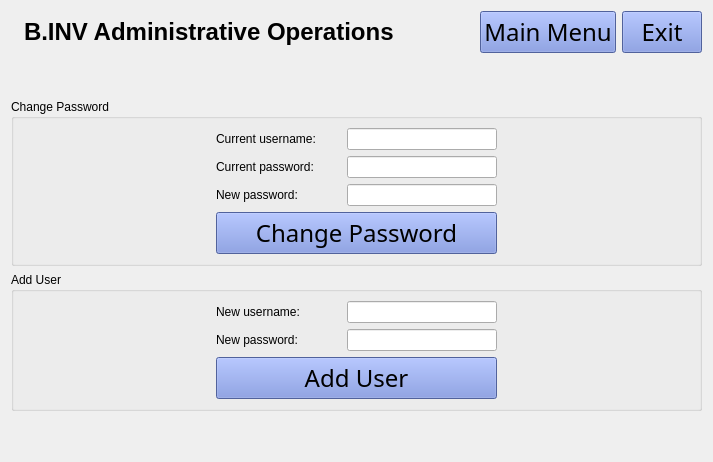
      <widget class="QWidget" name="adminPage">
       <layout class="QHBoxLayout" name="horizontalLayout_18">
        <item>
         <layout class="QVBoxLayout" name="verticalLayout_9">
          <item>
           <layout class="QHBoxLayout" name="horizontalLayout_17">
            <item>
             <layout class="QHBoxLayout" name="horizontalLayout_16">
              <item>
               <widget class="QLabel" name="label_12">
                <property name="text">
                 <string/>
                </property>
                <property name="pixmap">
                 <pixmap resource="resources.qrc">:/Images/small_logo.png</pixmap>
                </property>
                <property name="alignment">
                 <set>Qt::AlignCenter</set>
                </property>
               </widget>
              </item>
              <item>
               <widget class="QLabel" name="label_13">
                <property name="font">
                 <font>
                  <family>Arial</family>
                  <pointsize>18</pointsize>
                  <bold>true</bold>
                 </font>
                </property>
                <property name="text">
                 <string>B.INV Administrative Operations</string>
                </property>
               </widget>
              </item>
              <item>
               <spacer name="horizontalSpacer_8">
                <property name="orientation">
                 <enum>Qt::Horizontal</enum>
                </property>
                <property name="sizeHint" stdset="0">
                 <size>
                  <width>40</width>
                  <height>20</height>
                 </size>
                </property>
               </spacer>
              </item>
             </layout>
            </item>
            <item>
             <spacer name="horizontalSpacer_16">
              <property name="orientation">
               <enum>Qt::Horizontal</enum>
              </property>
              <property name="sizeHint" stdset="0">
               <size>
                <width>40</width>
                <height>20</height>
               </size>
              </property>
             </spacer>
            </item>
            <item>
             <widget class="QPushButton" name="goToMenuAdminBtn">
              <property name="minimumSize">
               <size>
                <width>0</width>
                <height>40</height>
               </size>
              </property>
              <property name="font">
               <font>
                <family>Apple Symbols</family>
                <pointsize>18</pointsize>
               </font>
              </property>
              <property name="styleSheet">
               <string notr="true">QPushButton {
background-color: #7289da
}</string>
              </property>
              <property name="text">
               <string>Main Menu</string>
              </property>
             </widget>
            </item>
            <item>
             <widget class="QPushButton" name="exitBtnAdminOps">
              <property name="minimumSize">
               <size>
                <width>0</width>
                <height>40</height>
               </size>
              </property>
              <property name="font">
               <font>
                <family>Apple Symbols</family>
                <pointsize>18</pointsize>
               </font>
              </property>
              <property name="styleSheet">
               <string notr="true">QPushButton {
background-color: #7289da
}</string>
              </property>
              <property name="text">
               <string>Exit</string>
              </property>
             </widget>
            </item>
           </layout>
          </item>
          <item>
           <spacer name="verticalSpacer_12">
            <property name="orientation">
             <enum>Qt::Vertical</enum>
            </property>
            <property name="sizeHint" stdset="0">
             <size>
              <width>20</width>
              <height>40</height>
             </size>
            </property>
           </spacer>
          </item>
          <item>
           <layout class="QVBoxLayout" name="verticalLayout_8">
            <item>
             <widget class="QGroupBox" name="groupBox_3">
              <property name="title">
               <string>Change Password</string>
              </property>
              <layout class="QHBoxLayout" name="horizontalLayout_15">
               <item>
                <spacer name="horizontalSpacer_12">
                 <property name="orientation">
                  <enum>Qt::Horizontal</enum>
                 </property>
                 <property name="sizeHint" stdset="0">
                  <size>
                   <width>40</width>
                   <height>20</height>
                  </size>
                 </property>
                </spacer>
               </item>
               <item>
                <layout class="QVBoxLayout" name="verticalLayout_7">
                 <item>
                  <layout class="QHBoxLayout" name="horizontalLayout_11">
                   <item>
                    <widget class="QLabel" name="currUsernameLabel">
                     <property name="minimumSize">
                      <size>
                       <width>125</width>
                       <height>0</height>
                      </size>
                     </property>
                     <property name="text">
                      <string>Current username:</string>
                     </property>
                    </widget>
                   </item>
                   <item>
                    <widget class="QLineEdit" name="currUsernameLineEdit">
                     <property name="minimumSize">
                      <size>
                       <width>150</width>
                       <height>0</height>
                      </size>
                     </property>
                    </widget>
                   </item>
                  </layout>
                 </item>
                 <item>
                  <layout class="QHBoxLayout" name="horizontalLayout_10">
                   <item>
                    <widget class="QLabel" name="currPasswordLabel">
                     <property name="minimumSize">
                      <size>
                       <width>125</width>
                       <height>0</height>
                      </size>
                     </property>
                     <property name="text">
                      <string>Current password:</string>
                     </property>
                    </widget>
                   </item>
                   <item>
                    <widget class="QLineEdit" name="currPasswordLineEdit">
                     <property name="minimumSize">
                      <size>
                       <width>150</width>
                       <height>0</height>
                      </size>
                     </property>
                    </widget>
                   </item>
                  </layout>
                 </item>
                 <item>
                  <layout class="QHBoxLayout" name="horizontalLayout_8">
                   <item>
                    <widget class="QLabel" name="newPwdtoChangeLabel">
                     <property name="minimumSize">
                      <size>
                       <width>125</width>
                       <height>0</height>
                      </size>
                     </property>
                     <property name="text">
                      <string>New password:</string>
                     </property>
                    </widget>
                   </item>
                   <item>
                    <widget class="QLineEdit" name="changePwdLineEdit">
                     <property name="minimumSize">
                      <size>
                       <width>150</width>
                       <height>0</height>
                      </size>
                     </property>
                    </widget>
                   </item>
                  </layout>
                 </item>
                 <item>
                  <widget class="QPushButton" name="changePwdBtn">
                   <property name="minimumSize">
                    <size>
                     <width>0</width>
                     <height>40</height>
                    </size>
                   </property>
                   <property name="font">
                    <font>
                     <family>Apple Symbols</family>
                     <pointsize>18</pointsize>
                    </font>
                   </property>
                   <property name="styleSheet">
                    <string notr="true">QPushButton {
background-color: #7289da
}</string>
                   </property>
                   <property name="text">
                    <string>Change Password</string>
                   </property>
                  </widget>
                 </item>
                </layout>
               </item>
               <item>
                <spacer name="horizontalSpacer_13">
                 <property name="orientation">
                  <enum>Qt::Horizontal</enum>
                 </property>
                 <property name="sizeHint" stdset="0">
                  <size>
                   <width>40</width>
                   <height>20</height>
                  </size>
                 </property>
                </spacer>
               </item>
              </layout>
             </widget>
            </item>
            <item>
             <widget class="QGroupBox" name="groupBox_2">
              <property name="title">
               <string>Add User</string>
              </property>
              <layout class="QHBoxLayout" name="horizontalLayout_14">
               <item>
                <spacer name="horizontalSpacer_15">
                 <property name="orientation">
                  <enum>Qt::Horizontal</enum>
                 </property>
                 <property name="sizeHint" stdset="0">
                  <size>
                   <width>40</width>
                   <height>20</height>
                  </size>
                 </property>
                </spacer>
               </item>
               <item>
                <layout class="QVBoxLayout" name="verticalLayout_6">
                 <item>
                  <layout class="QHBoxLayout" name="horizontalLayout_13">
                   <item>
                    <widget class="QLabel" name="newUsrLabel">
                     <property name="minimumSize">
                      <size>
                       <width>125</width>
                       <height>0</height>
                      </size>
                     </property>
                     <property name="text">
                      <string>New username:</string>
                     </property>
                    </widget>
                   </item>
                   <item>
                    <widget class="QLineEdit" name="newUsrLineEdit">
                     <property name="minimumSize">
                      <size>
                       <width>150</width>
                       <height>0</height>
                      </size>
                     </property>
                    </widget>
                   </item>
                  </layout>
                 </item>
                 <item>
                  <layout class="QHBoxLayout" name="horizontalLayout_12">
                   <item>
                    <widget class="QLabel" name="newUsrPassword">
                     <property name="minimumSize">
                      <size>
                       <width>125</width>
                       <height>0</height>
                      </size>
                     </property>
                     <property name="text">
                      <string>New password:</string>
                     </property>
                    </widget>
                   </item>
                   <item>
                    <widget class="QLineEdit" name="newUsrPwdLineEdit">
                     <property name="minimumSize">
                      <size>
                       <width>150</width>
                       <height>0</height>
                      </size>
                     </property>
                    </widget>
                   </item>
                  </layout>
                 </item>
                 <item>
                  <widget class="QPushButton" name="addNewUsrBtn">
                   <property name="minimumSize">
                    <size>
                     <width>0</width>
                     <height>40</height>
                    </size>
                   </property>
                   <property name="font">
                    <font>
                     <family>Apple Symbols</family>
                     <pointsize>18</pointsize>
                    </font>
                   </property>
                   <property name="styleSheet">
                    <string notr="true">QPushButton {
background-color: #7289da
}</string>
                   </property>
                   <property name="text">
                    <string>Add User</string>
                   </property>
                  </widget>
                 </item>
                </layout>
               </item>
               <item>
                <spacer name="horizontalSpacer_14">
                 <property name="orientation">
                  <enum>Qt::Horizontal</enum>
                 </property>
                 <property name="sizeHint" stdset="0">
                  <size>
                   <width>40</width>
                   <height>20</height>
                  </size>
                 </property>
                </spacer>
               </item>
              </layout>
             </widget>
            </item>
           </layout>
          </item>
          <item>
           <spacer name="verticalSpacer_11">
            <property name="orientation">
             <enum>Qt::Vertical</enum>
            </property>
            <property name="sizeHint" stdset="0">
             <size>
              <width>20</width>
              <height>40</height>
             </size>
            </property>
           </spacer>
          </item>
         </layout>
        </item>
       </layout>
      </widget>
